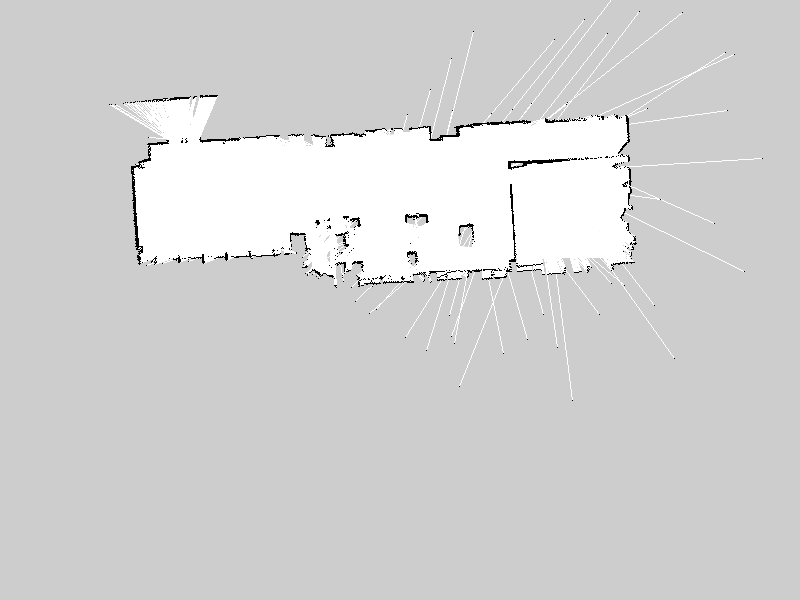
//> input picture N_KPS_Arm/bin/x64/Debug/408.pgm, 800 x 600 px
$ ./feature_extraction ../../../bin/x64/Debug/408.pgm ../../../bin/x64/Debug/408.pgm   (built with g++ and OpenCV 4)
//> lines starting //> are read from the running program, lines starting //| are printed output that depends on the picture
#include <iostream>
#include <opencv2/core/core.hpp>
#include <opencv2/features2d/features2d.hpp>
#include <opencv2/highgui/highgui.hpp>

using namespace std;
using namespace cv;

int main ( int argc, char** argv )
{
    if ( argc != 3 )
    {
        cout<<"usage: feature_extraction img1 img2"<<endl;
        return 1;
    }

    Mat img_1 = imread ( argv[1], CV_LOAD_IMAGE_COLOR );
//> img_1 is the input picture: 600 rows x 800 cols, CV_8UC3; min 0, max 255, mean 210.7
    Mat img_2 = imread ( argv[2], CV_LOAD_IMAGE_COLOR );

    //--
    std::vector<KeyPoint> keypoints_1, keypoints_2;
    Mat descriptors_1, descriptors_2;
    Ptr<FeatureDetector> detector = ORB::create();
    Ptr<DescriptorExtractor> descriptor = ORB::create();
    // Ptr<FeatureDetector> detector = FeatureDetector::create(detector_name);
    // Ptr<DescriptorExtractor> descriptor = DescriptorExtractor::create(descriptor_name);
    Ptr<DescriptorMatcher> matcher  = DescriptorMatcher::create ( "BruteForce-Hamming" );

    detector->detect ( img_1,keypoints_1 );
//> keypoints_1 = 500 keypoints; strongest (x, y, size): (509, 162, 37.2), (408, 219, 31), (514, 164, 37.2), (492, 274, 31)
    detector->detect ( img_2,keypoints_2 );
//> keypoints_2 has the same summary as keypoints_1

    descriptor->compute ( img_1, keypoints_1, descriptors_1 );
    descriptor->compute ( img_2, keypoints_2, descriptors_2 );

    Mat outimg1;
    drawKeypoints( img_1, keypoints_1, outimg1, Scalar::all(-1), DrawMatchesFlags::DEFAULT );
    imshow("ORB feature",outimg1);

	vector<DMatch> matches;

    matcher->match ( descriptors_1, descriptors_2, matches );
//> matches = 500 matches


    double min_dist=10000, max_dist=0;

    //
    for ( int i = 0; i < descriptors_1.rows; i++ )
    {
        double dist = matches[i].distance;
        if ( dist < min_dist ) min_dist = dist;
        if ( dist > max_dist ) max_dist = dist;
    }
//> this loop made 500 passes
//> min_dist on pass 1: 0
//> after the loop, min_dist = 0; max_dist = 0

    min_dist = min_element( matches.begin(), matches.end(), [](const DMatch& m1, const DMatch& m2) {return m1.distance<m2.distance;} )->distance;
    max_dist = max_element( matches.begin(), matches.end(), [](const DMatch& m1, const DMatch& m2) {return m1.distance<m2.distance;} )->distance;

    printf ( "-- Max dist : %f \n", max_dist );
//| -- Max dist : 0.000000
    printf ( "-- Min dist : %f \n", min_dist );
//| -- Min dist : 0.000000

    std::vector< DMatch > good_matches;
    for ( int i = 0; i < descriptors_1.rows; i++ )
    {
        if ( matches[i].distance <= max ( 2*min_dist, 30.0 ) )
        {
            good_matches.push_back ( matches[i] );
        }
    }
//> after the loop, good_matches = 500 matches

    Mat img_match;
    Mat img_goodmatch;
    drawMatches ( img_1, keypoints_1, img_2, keypoints_2, matches, img_match );
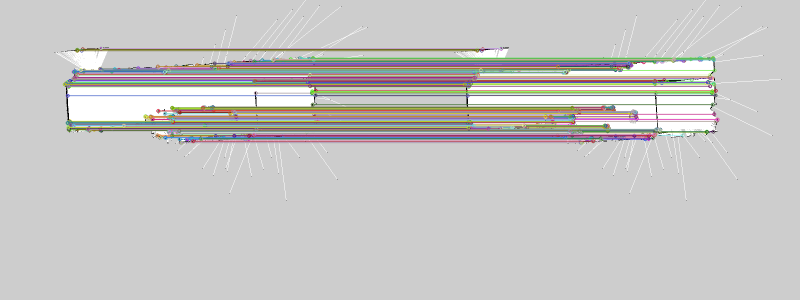
//> img_match: 600 rows x 1600 cols, CV_8UC3 (shown at 1/2 size); mean B, G, R 196.6, 198, 199.1
    drawMatches ( img_1, keypoints_1, img_2, keypoints_2, good_matches, img_goodmatch );
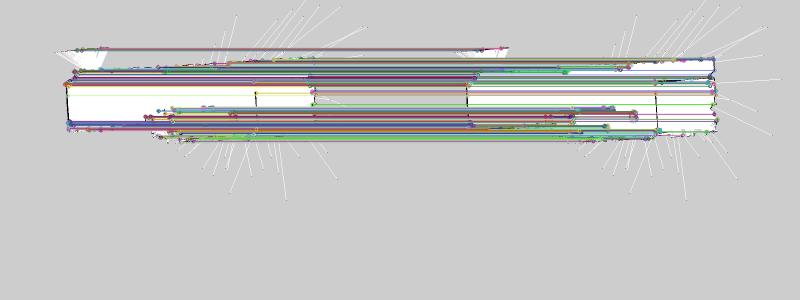
//> img_goodmatch: 600 rows x 1600 cols, CV_8UC3 (shown at 1/2 size); mean B, G, R 196.9, 197.6, 197.3
    imshow ( "all match", img_match );
    imshow ( "sel match", img_goodmatch );
    waitKey(0);

    return 0;
}
